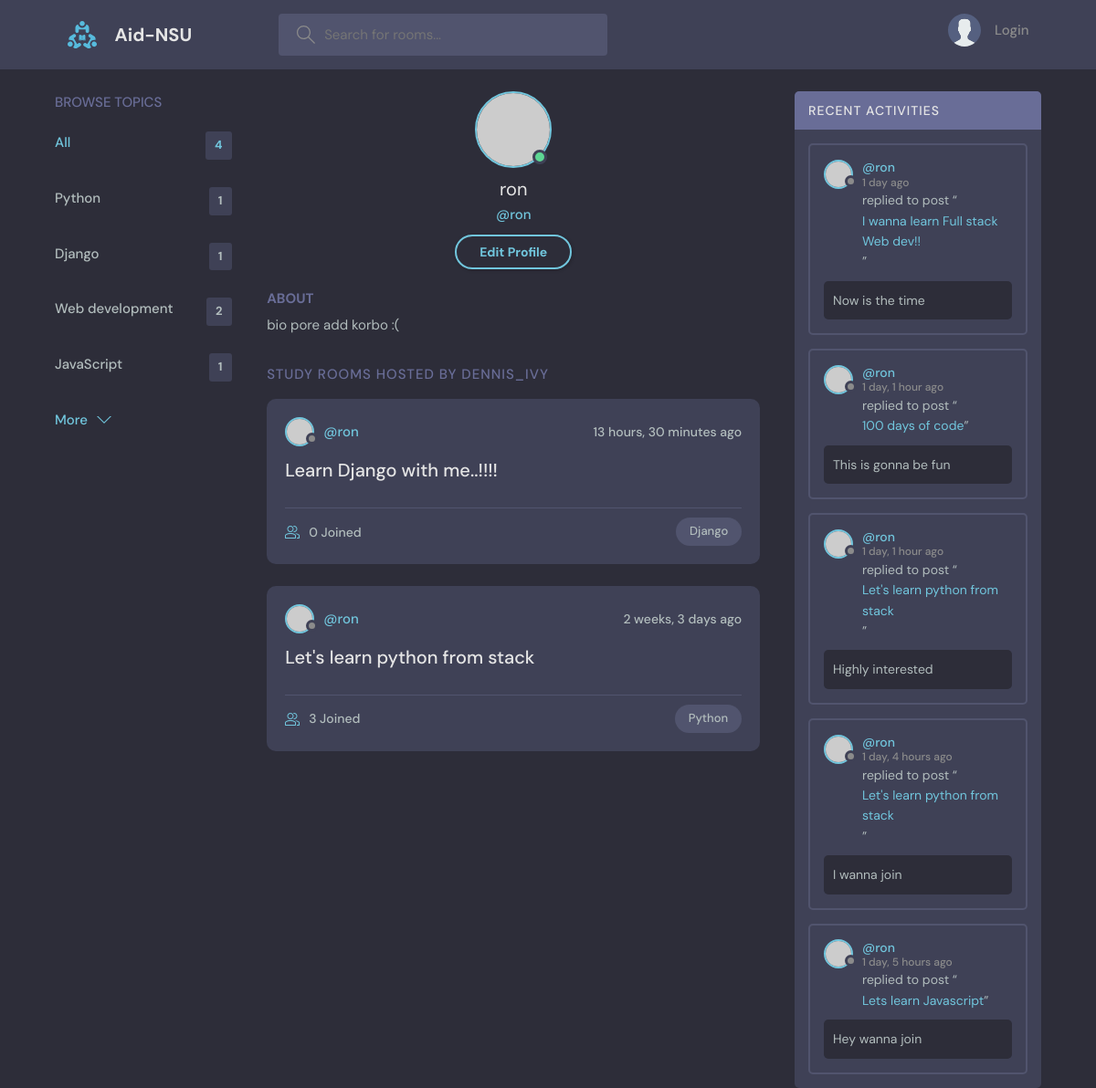
Before: /profile/4/ with the older database file.
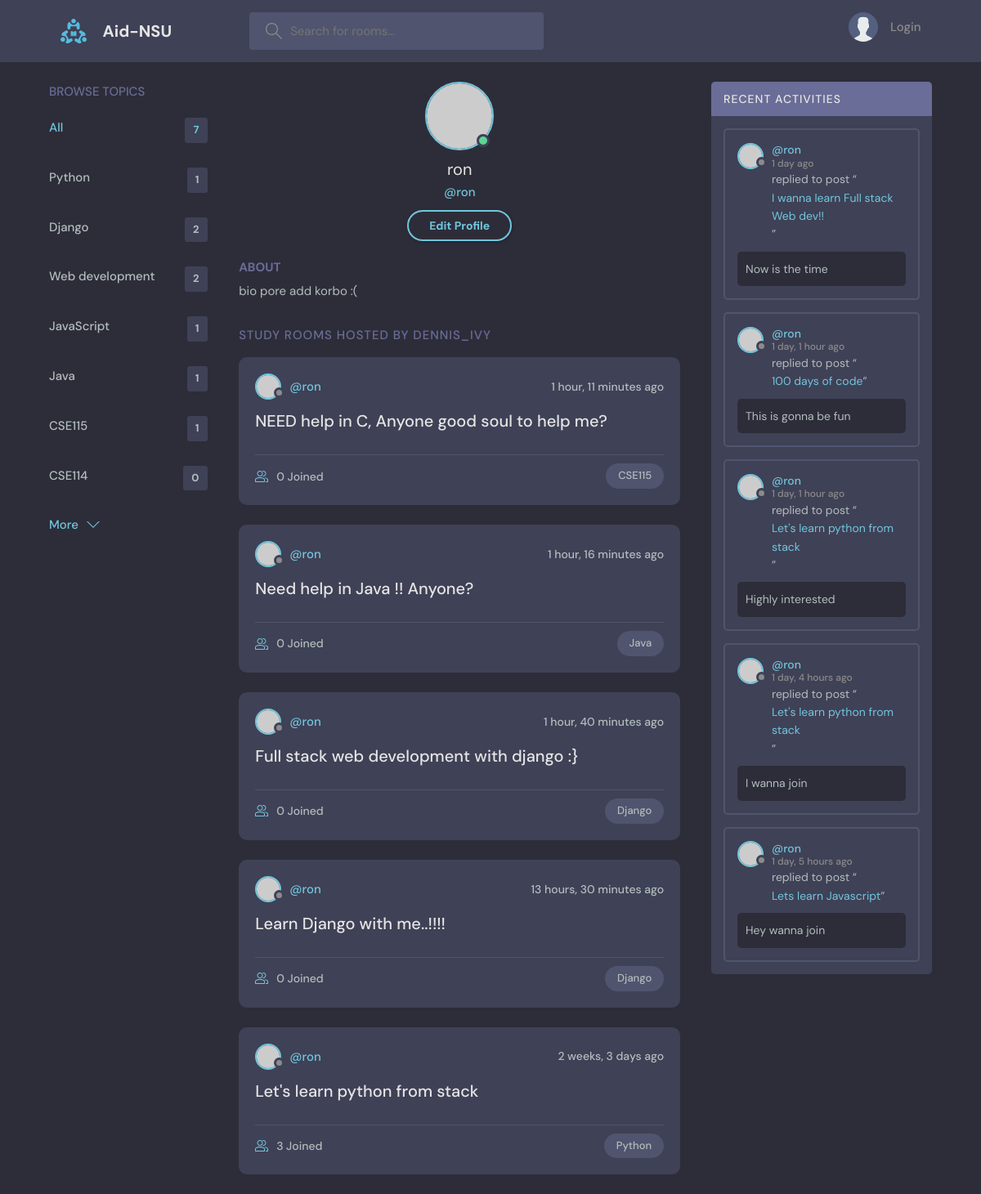
After: the same page with the newer database file.
### base/models.py (models this page shows, shortened)
class Topic(models.Model):
    name = models.CharField(max_length=200)

class Room(models.Model):
    host = models.ForeignKey(User, on_delete=models.SET_NULL,null=True)
    topic = models.ForeignKey(Topic, on_delete=models.SET_NULL,null=True)
    name = models.CharField(max_length=200)
    description = models.TextField(null=True, blank=True)
    participants = models.ManyToManyField(User, related_name = 'participants', blank=True)
    updated = models.DateTimeField(auto_now=True)
    created = models.DateTimeField(auto_now_add=True)
    class Meta:
        ordering = ['-updated' , '-created']
    def __str__(self):
        return self.name

class Message(models.Model):
    user = models.ForeignKey(User, on_delete=models.CASCADE)
    room = models.ForeignKey(Room, on_delete=models.CASCADE)
    body = models.TextField()
    updated = models.DateTimeField(auto_now=True)
    created = models.DateTimeField(auto_now_add=True)
    class Meta:
        ordering = ['-updated' , '-created']

### base/views.py (the view)
# urls.py: path('profile/<str:pk>/',views.userProfile, name="user-profile"),
def userProfile(request, pk):
    user = User.objects.get(id=pk)
    rooms = user.room_set.all()
    room_messages = user.message_set.all()
    topics = Topic.objects.all()
    context = {'user': user, 'rooms': rooms,
               'room_messages': room_messages, 'topics': topics}
    return render(request, 'base/profile.html', context)

### base/templates/base/profile.html
{% extends 'main.html' %}
{% block content %}
  <main class="profile-page layout layout--3">
    <div class="container">
      {% include 'base/topics_component.html' %}
      <div class="roomList">
        <div class="profile">
          <div class="profile__avatar">
            <div class="avatar avatar--large active">
              <img src="https://randomuser.me/api/portraits/men/11.jpg" />
            </div>
          </div>
          <div class="profile__info">
            <h3>{{user.username}}</h3>
            <p>@{{user.username}}</p>
            <a href="edit-user.html" class="btn btn--main btn--pill">Edit Profile</a>
          </div>
          <div class="profile__about">
            <h3>About</h3>
            <p>
              bio pore add korbo :(
            </p>
          </div>
        </div>
        <div class="roomList__header">
          <div>
            <h2>Study Rooms Hosted by dennis_ivy</a>
            </h2>
          </div>
        </div>
        {% include 'base/feed_component.html' %}
      </div>
      {% include 'base/activity_component.html' %}
    </div>
  </main>
{% endblock content %}

### templates/main.html (shortened to what this page needs)
<!DOCTYPE html>
{% load static %}
<html lang="en">
<head>
    <link rel="stylesheet" href="{% static 'styles/style.css' %}" />
</head>
<body>
    {% include 'navbar.html' %}
    {% block content %}
    {% endblock %}
</body>
</html>

### templates/navbar.html (shortened to what this page needs)
{% load static %}
<header class="header header--loggedIn">
    <div class="container">
        <a href="{% url 'home' %}" class="header__logo">
            <img src="{% static 'images/logo.svg'%}" />
            <h1>Aid-NSU</h1>
        </a>
        <form class="header__search" method="GET" action="{% url 'home' %}">
            <label>
                <input name="q" placeholder="Search for rooms..." />
            </label>
        </form>
        <nav class="header__menu">
            {% if request.user.is_authenticated %}
            <div class="header__user">
                <a href="profile.html">
                    <div class="avatar avatar--medium active">
                        <img src="https://randomuser.me/api/portraits/men/37.jpg" />
                    </div>
                    <p>{{request.user.username}} <span>@{{request.user.username}}</span></p>
                </a>
                <button class="dropdown-button">
                    <svg version="1.1" xmlns="http://www.w3.org/2000/svg" width="32" height="32" viewBox="0 0 32 32">
                        <title>chevron-down</title>
                        <path d="M16 21l-13-13h-3l16 16 16-16h-3l-13 13z"></path>
                    </svg>
                </button>
            </div>
            {% else %}
            <a href="{% url 'login' %}">
                <img src="{% static 'images/avatar.svg' %}"/>
                <p>Login</p>
            </a>
            {% endif %}
        </nav>
    </div>
</header>

### base/templates/base/topics_component.html
<div class="topics">
    <div class="topics__header">
      <h2>Browse Topics</h2>
    </div>
    <ul class="topics__list">
      <li>
        <a href="{% url 'home'%}" class="active">All <span>{{topics.count}}</span></a>
      </li>
      {% for topic in topics %}
      <li>
        <a href=""{% url 'home' %}?q={{topic.name}}">{{topic.name}}<span>{{topic.room_set.all.count}}</span></a>
      </li>
      {% endfor %}
    </ul>
    <a class="btn btn--link" href="topics.html">
      More
      <svg version="1.1" xmlns="http://www.w3.org/2000/svg" width="32" height="32" viewBox="0 0 32 32">
        <title>chevron-down</title>
        <path d="M16 21l-13-13h-3l16 16 16-16h-3l-13 13z"></path>
      </svg>
    </a>
  </div>

### base/templates/base/feed_component.html (shortened to what this page needs)
{% for room in rooms %}
<div class="roomListRoom">
        <div class="roomListRoom__header">
          <a href="{% url 'user-profile' room.host.id %}" class="roomListRoom__author">
            <div class="avatar avatar--small">
              <img src="https://randomuser.me/api/portraits/women/11.jpg" />
            </div>
            <span>@{{room.host.username}}</span>
          </a>
          <div class="roomListRoom__actions">
            <span>{{room.created|timesince}} ago</span>
          </div>
        </div>
        <div class="roomListRoom__content">
          <a href="{% url 'room' room.id %}">{{room.name}}</a>
        </div>
        <div class="roomListRoom__meta">
          <a href="{% url 'room' room.id %}" class="roomListRoom__joined">
            {{room.participants.all.count}} Joined
          </a>
          <p class="roomListRoom__topic">{{room.topic.name}}</p>
        </div>
</div>
{% endfor %}

### base/templates/base/activity_component.html (shortened to what this page needs)
<div class="activities">
    <div class="activities__header">
      <h2>Recent Activities</h2>
    </div>
    {% for message in room_messages %}
    <div class="activities__box">
      <div class="activities__boxHeader roomListRoom__header">
        <a href="{% url 'user-profile' message.user.id %}" class="roomListRoom__author">
          <div class="avatar avatar--small">
            <img src="https://randomuser.me/api/portraits/women/11.jpg" />
          </div>
          <p>
            @{{message.user}}
            <span>{{message.created|timesince}} ago </span>
          </p>
        </a>
      </div>
      <div class="activities__boxContent">
        <p>replied to post “<a href="{% url 'room' message.room.id %}">{{message.room}}</a>”</p>
        <div class="activities__boxRoomContent">
            {{message.body}}
        </div>
      </div>
    </div>
    {% endfor %}
  </div>

Changed rows visible on the page:
computed for Topic "Django": room_set.all.count "1" → "2"
added Topic: name "Java", room_set.all.count "1"
added Topic: name "CSE115", room_set.all.count "1"
added Topic: name "CSE114", room_set.all.count "0"
added Room: host.username "ron", created "1 hour, 11 minutes", name "NEED help in C, Anyone good soul to help me?", participants.all.count "0", topic.name "CSE115"
added Room: host.username "ron", created "1 hour, 16 minutes", name "Need help in Java !! Anyone?", participants.all.count "0", topic.name "Java"
added Room: host.username "ron", created "1 hour, 40 minutes", name "Full stack web development with django :}", participants.all.count "0", topic.name "Django"
Other visible differences:
{{ topics.count }}: "4" → "7"
